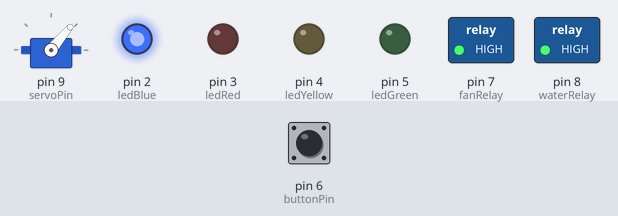
The sketch below on a simulated Arduino Uno, built with avr-gcc and run on an emulated ATmega328P. On the bench: servo, switched loads named in the sketch (green lamp = pin HIGH), output pins drawn as LEDs (lit = HIGH). The test bench sets the inputs (shaded band); at power-on: pin 6 (buttonPin) HIGH. What the sketch prints to the serial monitor is not drawn.

Above: at 3.2 s.
3.3 s: pin 6 (buttonPin) pulled LOW for 0.15 s
At 4.1 s:
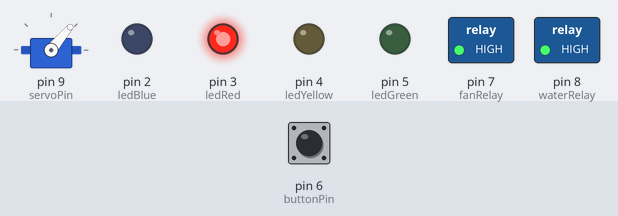
At 6.5 s:
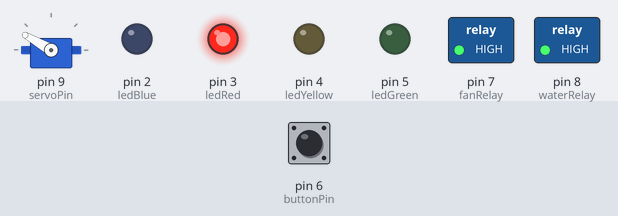
Timing chart, 0 to 39.9 s (numbered marks = the images above; inputs shaded):
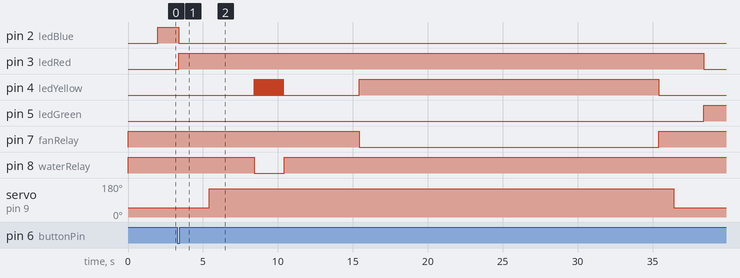

Measured:
- after the input at 3.3 s, pin 2 (ledBlue): HIGH → LOW after 0.09 s; pin 3 (ledRed): LOW → HIGH after 0.09 s, → LOW 35.0 s later

The sketch:

ButtonCycleAndErrors.ino
```cpp
/*
--------------------------------------------------
Pyranometer Self-Cleaning Prototype

ONLY DETECTS ERROR IF ARDUINO PIN PULLED


Cycle Sequence:
1. Start raised at 50
2. Move arm down to 150 (cleaning position)
3. Pulse water pump (2 seconds)
4. Soak for 5 seconds
5. Run fan for 20 seconds
6. Return arm to 50 (raised)
7. End

Triggers:
- Manual button press

LED Indicators:
- Blue   = Idle / ready
- Red    = Cycle in progress (solid)
- Yellow = Blinks during water pulse, solid during fan
- Green  = Cycle complete
--------------------------------------------------*/

#include <Servo.h>

Servo cleaningArm;

// Pin Definitions
const int servoPin   = 9;
const int buttonPin  = 6;
const int waterRelay = 8;  // Relay CH2
const int fanRelay   = 7;  // Relay CH1
const int ledBlue    = 2;
const int ledRed     = 3;
const int ledYellow  = 4;
const int ledGreen   = 5;

bool cycleRunning = false;

// --- LED Helpers ---

void setLeds(bool blue, bool red, bool yellow, bool green)
{
  digitalWrite(ledBlue,   blue   ? HIGH : LOW);
  digitalWrite(ledRed,    red    ? HIGH : LOW);
  digitalWrite(ledYellow, yellow ? HIGH : LOW);
  digitalWrite(ledGreen,  green  ? HIGH : LOW);
}

// --- Error Handler ---

void reportError(const char* step)
{
  Serial.println();
  Serial.println("=================================");
  Serial.print("[ERROR] CYCLE FAILED AT STEP: ");
  Serial.println(step);
  Serial.println("=================================");

  // Flash red rapidly to signal fault
  for (int i = 0; i < 10; i++)
  {
    digitalWrite(ledRed, HIGH);
    delay(100);
    digitalWrite(ledRed, LOW);
    delay(100);
  }

  setLeds(true, false, false, false);  // Return to idle blue
}

// --- Arm ---

bool moveArmToClean()
{
  Serial.println("[INFO] Moving arm to cleaning position...");
  cleaningArm.write(150);
  delay(2000);

  if (cleaningArm.read() != 150)
  {
    return false;
  }
  return true;
}

bool moveArmHome()
{
  Serial.println("[INFO] Returning arm to home position...");
  cleaningArm.write(50);
  delay(2000);

  if (cleaningArm.read() != 50)
  {
    return false;
  }
  return true;
}

// --- Actuators ---

bool waterPulse()
{
  Serial.println("[INFO] Water Pulse ON");

  if (digitalRead(waterRelay) != HIGH)
  {
    return false;
  }

  digitalWrite(waterRelay, LOW);

  unsigned long start = millis();
  while (millis() - start < 2000)
  {
    digitalWrite(ledYellow, HIGH);
    delay(50);
    digitalWrite(ledYellow, LOW);
    delay(50);
  }

  digitalWrite(waterRelay, HIGH);
  digitalWrite(ledYellow, LOW);
  Serial.println("[INFO] Water Pulse OFF");
  return true;
}

bool fanRun()
{
  Serial.println("[INFO] Fan ON");

  if (digitalRead(fanRelay) != HIGH)
  {
    return false;
  }

  digitalWrite(fanRelay, LOW);
  digitalWrite(ledYellow, HIGH);
  delay(20000);
  digitalWrite(fanRelay, HIGH);
  digitalWrite(ledYellow, LOW);
  Serial.println("[INFO] Fan OFF");
  return true;
}

// --- Cleaning Cycle ---

void runCleaningCycle()
{
  Serial.println();
  Serial.println("=================================");
  Serial.println("[INFO] STARTING CLEANING CYCLE");
  Serial.println("=================================");

  setLeds(false, true, false, false);  // Red ON — cycle in progress

  // Force home before starting
  cleaningArm.write(50);
  delay(2000);

  // Step 1 — Move arm to clean position
  Serial.println("[STEP 1] Moving arm to cleaning position...");
  if (!moveArmToClean())
  {
    reportError("Step 1 — Arm failed to reach cleaning position");
    cycleRunning = false;
    return;
  }
  delay(1000);

  // Step 2 — Water pulse
  Serial.println("[STEP 2] Water pulse...");
  if (!waterPulse())
  {
    reportError("Step 2 — Water relay failed to fire");
    cycleRunning = false;
    return;
  }

  // Step 3 — Soak
  Serial.println("[STEP 3] Soaking for 5 seconds...");
  delay(5000);

  // Step 4 — Fan dry
  Serial.println("[STEP 4] Running fan...");
  if (!fanRun())
  {
    reportError("Step 4 — Fan relay failed to fire");
    cycleRunning = false;
    return;
  }
  delay(1000);

  // Step 5 — Return arm home
  Serial.println("[STEP 5] Returning arm home...");
  if (!moveArmHome())
  {
    reportError("Step 5 — Arm failed to return home");
    cycleRunning = false;
    return;
  }

  // Success
  setLeds(false, false, false, true);  // Green ON
  Serial.println();
  Serial.println("=================================");
  Serial.println("[SUCCESS] Cleaning Cycle Complete");
  Serial.println("=================================");
  delay(3000);

  setLeds(true, false, false, false);  // Back to blue / idle
}

// --- Setup ---

void setup()
{
  Serial.begin(9600);
  Serial.println("[INFO] Initializing System...");

  pinMode(waterRelay, OUTPUT);
  pinMode(fanRelay,   OUTPUT);
  pinMode(buttonPin,  INPUT_PULLUP);
  pinMode(ledBlue,    OUTPUT);
  pinMode(ledRed,     OUTPUT);
  pinMode(ledYellow,  OUTPUT);
  pinMode(ledGreen,   OUTPUT);

  // Relays OFF
  digitalWrite(waterRelay, HIGH);
  digitalWrite(fanRelay,   HIGH);

  // Attach AFTER pinMode, write position immediately
  cleaningArm.attach(servoPin);
  cleaningArm.write(50);
  delay(2000);

  setLeds(true, false, false, false);  // Blue ON — idle
  Serial.println("[INFO] System Ready — Waiting for button press...");
}

// --- Loop ---

void loop()
{
  if (digitalRead(buttonPin) == LOW && !cycleRunning)
  {
    delay(50);  // debounce
    cycleRunning = true;
    runCleaningCycle();
    cycleRunning = false;
    while (digitalRead(buttonPin) == LOW);
  }
}
```
